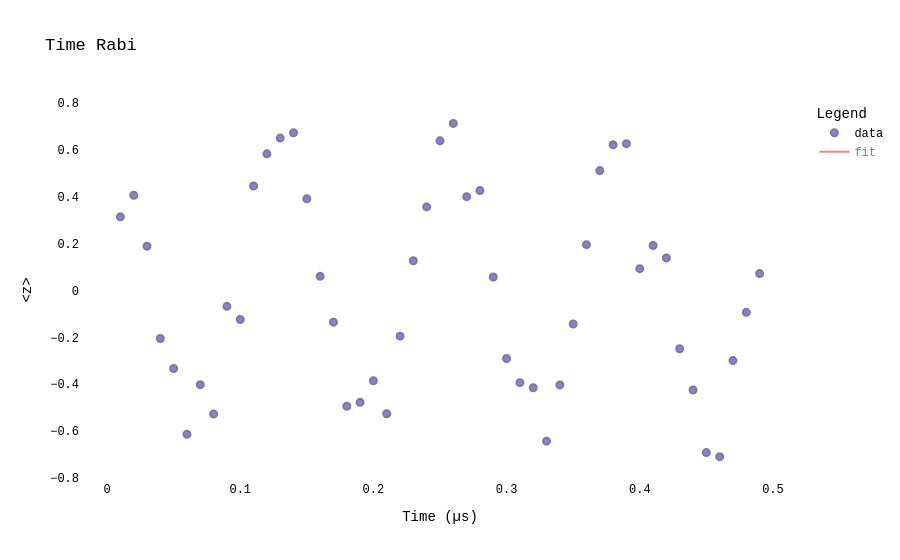
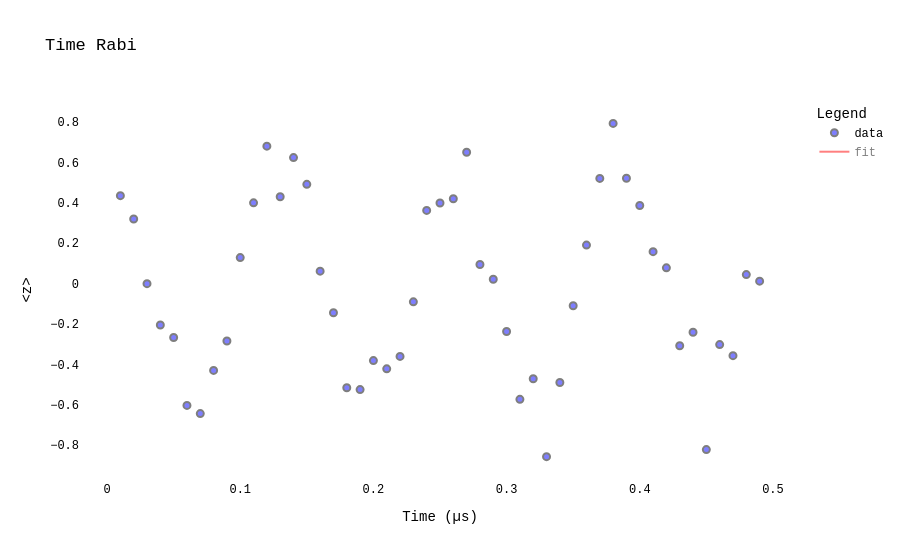
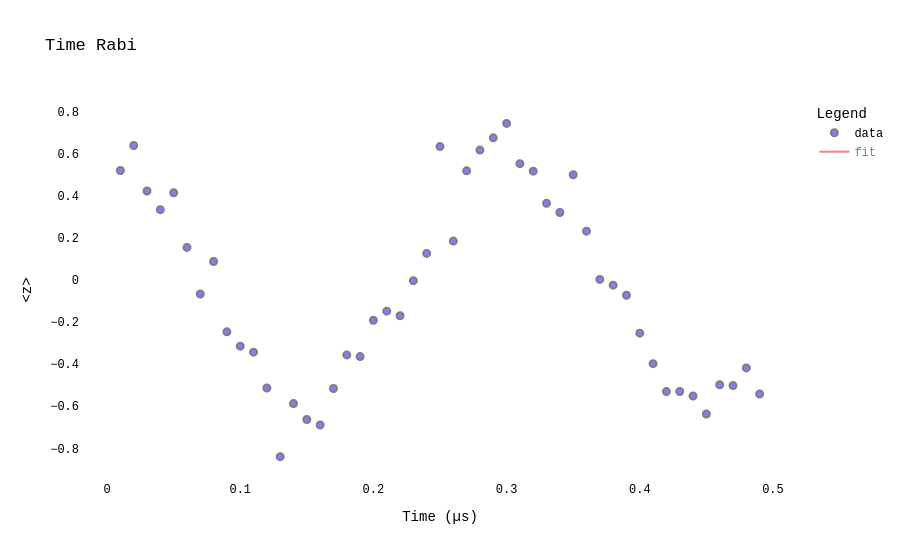

Notebook code cell kept with these figures, in order:
### Markdown cell above
## Rabi

### Code cell
# Success
config='success'
run_benchmarks(save_path_prefix=rf'./{model}_{benchmark_name}_{config}_cases',
    num_samples=num_samples,
    benchmark_func=run_single_benchmark_rabi, 
    config_key='success',
    extra_config = {
        'AIAutoInspectPlots':True,
        'Plot_Result_In_Jupyter':True
    }
)

### Figure 1 — Plotly figure (JSON) as saved in the notebook; plotly's stock layout.template omitted (floating-point values rounded to 4 significant figures; data arrays with more than 128 entries replaced by an {"elided": "..."} marker saying what was removed)
{"data": [{"marker": {"color": "Blue", "line": {"color": "Black", "width": 2}, "opacity": 0.5, "size": 7}, "mode": "markers", "name": "data", "type": "scatter", "x": [0.01, 0.02, 0.03, 0.04, 0.05, 0.06, 0.07, 0.08, 0.09, 0.1, 0.11, 0.12, 0.13, 0.14, 0.15, 0.16, 0.17, 0.18, 0.19, 0.2, 0.21, 0.22, 0.23, 0.24, 0.25, 0.26, 0.27, 0.28, 0.29, 0.3, 0.31, 0.32, 0.33, 0.34, 0.35, 0.36, 0.37, 0.38, 0.39, 0.4, 0.41, 0.42, 0.43, 0.44, 0.45, 0.46, 0.47, 0.48, 0.49], "y": [0.315, 0.4073, 0.1896, -0.2049, -0.3331, -0.6145, -0.402, -0.5275, -0.06737, -0.124, 0.4467, 0.5841, 0.6514, 0.674, 0.3921, 0.06077, -0.1352, -0.4944, -0.4776, -0.3853, -0.5265, -0.1948, 0.1271, 0.3572, 0.6396, 0.7142, 0.4011, 0.427, 0.05795, -0.2902, -0.3937, -0.4151, -0.6436, -0.4037, -0.143, 0.1961, 0.5125, 0.6227, 0.6274, 0.09338, 0.1923, 0.1395, -0.2486, -0.4248, -0.6923, -0.7096, -0.2994, -0.09307, 0.07255]}, {"line": {"color": "Red"}, "mode": "lines", "name": "fit", "type": "scatter", "visible": "legendonly", "x": {"elided": "245 float values"}, "y": {"elided": "245 float values"}}], "layout": {"autosize": true, "font": {"color": "Black", "family": "Courier New, monospace", "size": 12}, "legend": {"title": {"text": "Legend"}}, "plot_bgcolor": "white", "title": {"text": "Time Rabi"}, "xaxis": {"autorange": true, "range": [-0.0201, 0.5201], "title": {"text": "Time (µs)"}, "type": "linear"}, "yaxis": {"autorange": true, "range": [-0.8339, 0.8385], "title": {"text": "<z>"}, "type": "linear"}}}

### Figure 2 — Plotly figure (JSON) as saved in the notebook; plotly's stock layout.template omitted (floating-point values rounded to 4 significant figures; data arrays with more than 128 entries replaced by an {"elided": "..."} marker saying what was removed)
{"data": [{"marker": {"color": "Blue", "line": {"color": "Black", "width": 2}, "opacity": 0.5, "size": 7}, "mode": "markers", "name": "data", "type": "scatter", "x": [0.01, 0.02, 0.03, 0.04, 0.05, 0.06, 0.07, 0.08, 0.09, 0.1, 0.11, 0.12, 0.13, 0.14, 0.15, 0.16, 0.17, 0.18, 0.19, 0.2, 0.21, 0.22, 0.23, 0.24, 0.25, 0.26, 0.27, 0.28, 0.29, 0.3, 0.31, 0.32, 0.33, 0.34, 0.35, 0.36, 0.37, 0.38, 0.39, 0.4, 0.41, 0.42, 0.43, 0.44, 0.45, 0.46, 0.47, 0.48, 0.49], "y": [0.436, 0.32, -0.000248, -0.2049, -0.2672, -0.6037, -0.6441, -0.4303, -0.2842, 0.129, 0.4005, 0.6814, 0.4307, 0.6248, 0.4922, 0.06173, -0.1442, -0.5161, -0.5254, -0.3816, -0.4225, -0.3607, -0.0902, 0.3628, 0.3999, 0.4208, 0.6514, 0.09482, 0.02186, -0.2375, -0.5736, -0.4714, -0.8575, -0.4899, -0.1095, 0.1911, 0.5214, 0.7943, 0.5224, 0.3874, 0.1586, 0.07825, -0.3079, -0.2412, -0.8226, -0.3021, -0.3569, 0.04458, 0.01236]}, {"line": {"color": "Red"}, "mode": "lines", "name": "fit", "type": "scatter", "visible": "legendonly", "x": {"elided": "245 float values"}, "y": {"elided": "245 float values"}}], "layout": {"autosize": true, "font": {"color": "Black", "family": "Courier New, monospace", "size": 12}, "legend": {"title": {"text": "Legend"}}, "plot_bgcolor": "white", "title": {"text": "Time Rabi"}, "xaxis": {"autorange": true, "range": [-0.01954, 0.5195], "title": {"text": "Time (µs)"}, "type": "linear"}, "yaxis": {"autorange": true, "range": [-1.002, 0.9384], "title": {"text": "<z>"}, "type": "linear"}}}

### Figure 3 — Plotly figure (JSON) as saved in the notebook; plotly's stock layout.template omitted (floating-point values rounded to 4 significant figures; data arrays with more than 128 entries replaced by an {"elided": "..."} marker saying what was removed)
{"data": [{"marker": {"color": "Blue", "line": {"color": "Black", "width": 2}, "opacity": 0.5, "size": 7}, "mode": "markers", "name": "data", "type": "scatter", "x": [0.01, 0.02, 0.03, 0.04, 0.05, 0.06, 0.07, 0.08, 0.09, 0.1, 0.11, 0.12, 0.13, 0.14, 0.15, 0.16, 0.17, 0.18, 0.19, 0.2, 0.21, 0.22, 0.23, 0.24, 0.25, 0.26, 0.27, 0.28, 0.29, 0.3, 0.31, 0.32, 0.33, 0.34, 0.35, 0.36, 0.37, 0.38, 0.39, 0.4, 0.41, 0.42, 0.43, 0.44, 0.45, 0.46, 0.47, 0.48, 0.49], "y": [0.5193, 0.6381, 0.4222, 0.3335, 0.4139, 0.1542, -0.06701, 0.08714, -0.2469, -0.3148, -0.3434, -0.5137, -0.8394, -0.5875, -0.663, -0.689, -0.5157, -0.3565, -0.3645, -0.1918, -0.1487, -0.1704, -0.003712, 0.1255, 0.6328, 0.1843, 0.5176, 0.6163, 0.6743, 0.7431, 0.5518, 0.5163, 0.3632, 0.3196, 0.499, 0.2312, 0.002068, -0.02516, -0.07315, -0.2531, -0.3979, -0.5306, -0.5299, -0.5515, -0.6369, -0.4979, -0.502, -0.4182, -0.5421]}, {"line": {"color": "Red"}, "mode": "lines", "name": "fit", "type": "scatter", "visible": "legendonly", "x": {"elided": "245 float values"}, "y": {"elided": "245 float values"}}], "layout": {"autosize": true, "font": {"color": "Black", "family": "Courier New, monospace", "size": 12}, "legend": {"title": {"text": "Legend"}}, "plot_bgcolor": "white", "title": {"text": "Time Rabi"}, "xaxis": {"autorange": true, "range": [-0.01954, 0.5195], "title": {"text": "Time (µs)"}, "type": "linear"}, "yaxis": {"autorange": true, "range": [-0.9775, 0.8812], "title": {"text": "<z>"}, "type": "linear"}}}
